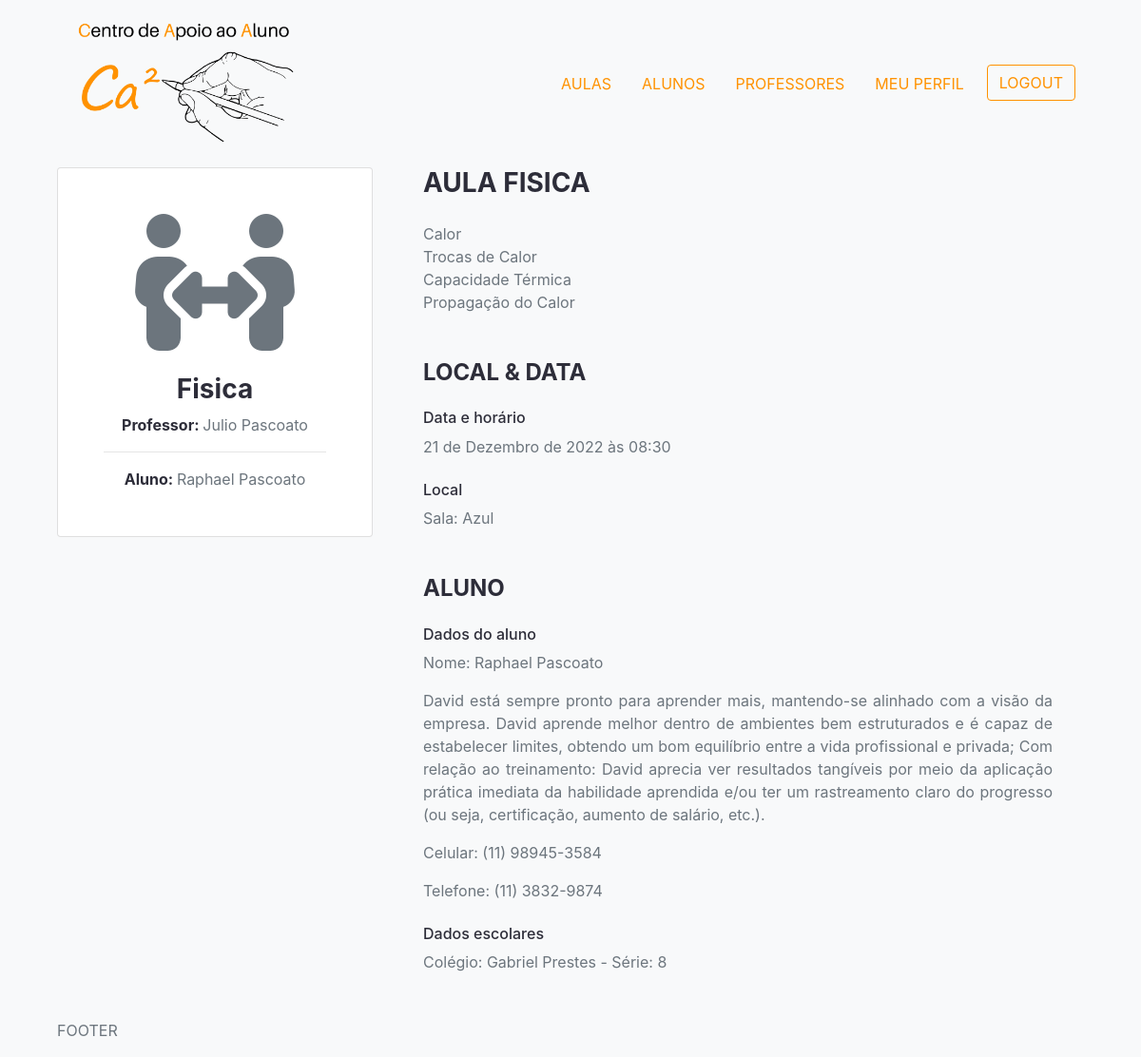
The app's page /aula/62d2e947-1b8f-4d6d-8336-b0f294c955f8 (signed in) with its own data.
### aulas/models.py (models this page shows, shortened)
class Aula(models.Model):
    professor = models.ForeignKey(
        Professor, null=True, blank=True, on_delete=models.RESTRICT)
    aluno = models.ForeignKey(
        Aluno, null=True, blank=True, on_delete=models.RESTRICT)
    nome = models.CharField(max_length=200)
    data_aula = models.DateTimeField(null=True, blank=True)
    disciplina = models.CharField(max_length=2000, null=True, blank=True)
    conteudo = models.TextField(null=True, blank=True)
    created = models.DateTimeField(auto_now_add=True)
    pacote = models.ForeignKey(
        'Pacote', on_delete=models.PROTECT, blank=True, null=True)
    sala = models.ForeignKey(
        'Sala', on_delete=models.PROTECT, blank=True, null=True)
    id = models.UUIDField(default=uuid.uuid4, unique=True,
                          primary_key=True, editable=False)

class Sala(models.Model):
    nome = models.CharField(max_length=200)
    created = models.DateTimeField(auto_now_add=True)
    id = models.UUIDField(default=uuid.uuid4, unique=True,
                          primary_key=True, editable=False)

### professores/models.py (models this page shows, shortened)
class Professor(models.Model):
    user = models.OneToOneField(
        User, on_delete=models.CASCADE, null=True, blank=True)
    nome = models.CharField(max_length=200, blank=True, null=True)
    email = models.EmailField(max_length=200, blank=True, null=True)
    username = models.CharField(max_length=200, blank=True, null=True)
    localizacao = models.CharField(max_length=200, blank=True, null=True)
    introducao = models.CharField(max_length=200, blank=True, null=True)
    bio = models.TextField(blank=True, null=True)
    imagem_perfil = models.ImageField(
        null=True, blank=True, upload_to='professores/', default='professores/user-default.png')
    endereco = models.TextField(blank=True, null=True)
    telefone = models.CharField(max_length=200, blank=True, null=True)
    celular = models.CharField(max_length=200, blank=True, null=True)
    cpf = models.CharField(max_length=200, blank=True, null=True)
    rg = models.CharField(max_length=200, blank=True, null=True)
    pis = models.CharField(max_length=200, blank=True, null=True)
    data_nascimento = models.DateField(blank=True, null=True)
    dados_bancarios = models.TextField(blank=True, null=True)
    created = models.DateTimeField(auto_now_add=True)
    id = models.UUIDField(default=uuid.uuid4, unique=True,
                          primary_key=True, editable=False)

### alunos/models.py (models this page shows, shortened)
class Aluno(models.Model):
    nome = models.CharField(max_length=200, blank=True, null=True)
    imagem_perfil = models.ImageField(
        null=True, blank=True, upload_to='alunos/', default='professores/user-default.png')
    data_nascimento = models.DateField(blank=True, null=True)
    perfil = models.TextField(blank=True, null=True)
    celular = models.CharField(max_length=200, blank=True, null=True)
    telefone = models.CharField(max_length=200, blank=True, null=True)
    colegio = models.CharField(max_length=200, blank=True, null=True)
    serie  = models.CharField(max_length=200, blank=True, null=True)
    dados_responsavel_1  = models.TextField(blank=True, null=True)
    dados_responsavel_2  = models.TextField(blank=True, null=True)
    dados_nf = models.TextField(blank=True, null=True)
    endereco = models.TextField(blank=True, null=True)
    created = models.DateTimeField(auto_now_add=True)
    id = models.UUIDField(default=uuid.uuid4, unique=True,
                          primary_key=True, editable=False)

### aulas/views.py (the view)
# urls.py: path('aula/<str:pk>', views.aula ,name="aula"),
@ login_required(login_url='login')
def aula(request, pk):
    aulaObj = Aula.objects.get(id=pk)
    return render(request, 'aulas/aula-individual.html', {'aula': aulaObj})

### aulas/templates/aulas/aula-individual.html
{% extends "main.html" %}
{% block content %}
<div class="container">
  <div class="row">
    <div class="col-md-12 col-lg-4 mb-5">
      <div class="card text-center mr-2">
        <div class="card-body p-5">
          <i class="fa fa-people-arrows fa-9x"></i>
          <h3 class="text-dark font-weight-bold mt-4">{{aula.disciplina}}</h3>
          <span class="text-dark font-weight-bold">Professor: </span><a class=" text-muted"
            href="{% url 'professor' aula.professor.id %}">{{aula.professor.nome}}</a>
          <hr>
          <span class="text-dark font-weight-bold">Aluno: </span><a class="text-muted"
            href="{% url 'aluno' aula.aluno.id %}">{{aula.aluno.nome}}</a>
        </div>
      </div>
    </div>
    <div class="col pr-5">
      <div class="container mb-5">
        <h3 class="text-uppercase mb-4 font-weight-bold text-dark">{{aula.nome}}</h3>
        <p class="text-justify"> {{aula.conteudo|linebreaksbr}}
        </p>
      </div>
      <div class="container pr-0">
        <h4 class="text-uppercase mb-4 font-weight-bold text-dark">Local & data</h4>
        <div class="container px-0 mb-5">
          <div class="container mb-4 px-0">
            <h6 class="text-dark">Data e horário</h6>
            <p>{{aula.data_aula}}</p>
          </div>
          <div class="container mb-4 px-0">
            <h6 class="text-dark">Local</h6>
            <p>Sala: {{aula.sala.nome}}</p>
          </div>
        </div>
        <h4 class="text-uppercase mb-4 font-weight-bold text-dark">Aluno</h4>
        <div class="container px-0 mb-5">
          <div class="container mb-4 px-0">
            <h6 class="text-dark">Dados do aluno</h6>
            <p>Nome: {{aula.aluno.nome}}</p>
            <div class="container px-0 text-justify mb-3">{{aula.aluno.perfil}}</div>
            <p>Celular: {{aula.aluno.celular}}</p>
            <p>Telefone: {{aula.aluno.telefone}}</p>
          </div>
          <div class="container mb-4 px-0">
            <h6 class="text-dark">Dados escolares</h6>
            <p>Colégio: {{aula.aluno.colegio}} - Série: {{aula.aluno.serie}}</p>
          </div>
        </div>
      </div>
    </div>
  </div>
  {% endblock content %}

### static/styles/main.css (style rules this page uses)
.text-dark { color: #2d2d39 !important; }

### records on screen
Aula: disciplina "Fisica", professor.nome "Julio Pascoato", aluno.nome "Raphael Pascoato", nome "AULA FISICA", conteudo "Calor Trocas de Calor Capacidade Térmica Propagação do Calor", data_aula "21 de Dezembro de 2022 às 08:30", sala.nome "Azul", aluno.perfil "David está sempre pronto para aprender mais, mantendo-se alinhado com a visão da empresa. David aprende melhor dentro de ambientes bem estruturados e é capaz de estabelecer limites, obtendo um bom equilíbrio entre a vida profissional e privada; Com relação ao treinamento: David aprecia ver resultados tangíveis por meio da aplicação prática imediata da habilidade aprendida e/ou ter um rastreamento claro do progresso (ou seja, certificação, aumento de salário, etc.).", aluno.celular "(11) 98945-3584", aluno.telefone "(11) 3832-9874", aluno.colegio "Gabriel Prestes", aluno.serie "8"
